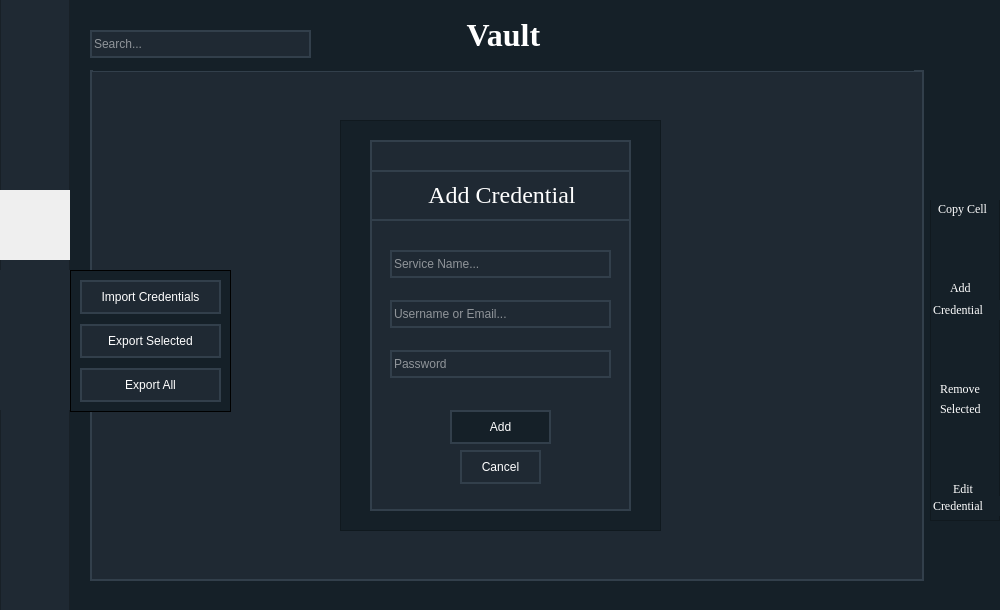
<?xml version="1.0" encoding="UTF-8"?>
<ui version="4.0">
 <class>Form</class>
 <widget class="QWidget" name="Form">
  <property name="geometry">
   <rect>
    <x>0</x>
    <y>0</y>
    <width>1000</width>
    <height>610</height>
   </rect>
  </property>
  <property name="sizePolicy">
   <sizepolicy hsizetype="Fixed" vsizetype="Fixed">
    <horstretch>0</horstretch>
    <verstretch>0</verstretch>
   </sizepolicy>
  </property>
  <property name="windowTitle">
   <string>Form</string>
  </property>
  <property name="styleSheet">
   <string notr="true">background: #152028;

</string>
  </property>
  <widget class="QFrame" name="frame">
   <property name="geometry">
    <rect>
     <x>0</x>
     <y>-20</y>
     <width>70</width>
     <height>780</height>
    </rect>
   </property>
   <property name="styleSheet">
    <string notr="true">background: #1F2933;</string>
   </property>
   <property name="frameShape">
    <enum>QFrame::StyledPanel</enum>
   </property>
   <property name="frameShadow">
    <enum>QFrame::Raised</enum>
   </property>
   <widget class="QPushButton" name="VaultButton">
    <property name="geometry">
     <rect>
      <x>-10</x>
      <y>210</y>
      <width>91</width>
      <height>70</height>
     </rect>
    </property>
    <property name="styleSheet">
     <string notr="true">background: #EFEFEF;
border: none;</string>
    </property>
    <property name="text">
     <string/>
    </property>
    <property name="icon">
     <iconset resource="files.qrc">
      <normaloff>:/Images/SideBar/vault.png</normaloff>:/Images/SideBar/vault.png</iconset>
    </property>
    <property name="iconSize">
     <size>
      <width>50</width>
      <height>50</height>
     </size>
    </property>
   </widget>
   <widget class="QPushButton" name="SettingsButton">
    <property name="geometry">
     <rect>
      <x>0</x>
      <y>360</y>
      <width>71</width>
      <height>70</height>
     </rect>
    </property>
    <property name="styleSheet">
     <string notr="true">
QPushButton#SettingsButton {
	background: #1F2933;
	border: none;
}
QPushButton#SettingsButton:hover {
	background:  #152028;;
	border: none;
}

QPushButton#SettingsButton:pressed {
	border: none;
	background: white;
}</string>
    </property>
    <property name="text">
     <string/>
    </property>
    <property name="icon">
     <iconset resource="files.qrc">
      <normaloff>:/Images/SideBar/settings.png</normaloff>:/Images/SideBar/settings.png</iconset>
    </property>
    <property name="iconSize">
     <size>
      <width>58</width>
      <height>58</height>
     </size>
    </property>
   </widget>
   <widget class="QPushButton" name="ImportExportOptionsButton">
    <property name="geometry">
     <rect>
      <x>0</x>
      <y>290</y>
      <width>81</width>
      <height>70</height>
     </rect>
    </property>
    <property name="styleSheet">
     <string notr="true">QPushButton#ImportExportOptionsButton {
	background: #1F2933;
	border: none;
}
QPushButton#ImportExportOptionsButton:hover {
	background:  #152028;;
	border: none;
}

QPushButton#ImportExportOptionsButton:pressed {
	border: none;
	background: white;
}</string>
    </property>
    <property name="text">
     <string/>
    </property>
    <property name="icon">
     <iconset resource="files.qrc">
      <normaloff>:/Images/SideBar/export.png</normaloff>:/Images/SideBar/export.png</iconset>
    </property>
    <property name="iconSize">
     <size>
      <width>40</width>
      <height>40</height>
     </size>
    </property>
   </widget>
  </widget>
  <widget class="QTableWidget" name="CredentialTable">
   <property name="geometry">
    <rect>
     <x>90</x>
     <y>70</y>
     <width>834</width>
     <height>511</height>
    </rect>
   </property>
   <property name="maximumSize">
    <size>
     <width>834</width>
     <height>511</height>
    </size>
   </property>
   <property name="font">
    <font>
     <family>Arial</family>
    </font>
   </property>
   <property name="autoFillBackground">
    <bool>true</bool>
   </property>
   <property name="styleSheet">
    <string notr="true">

QTableWidget {
	background: #1F2933;
border: 2px solid #323F4B;
color: white;
}

horizontalHeader {
	background: #1F2933;
	border: 2px solid #323F4B;
	color: white;
}</string>
   </property>
   <attribute name="horizontalHeaderDefaultSectionSize">
    <number>77</number>
   </attribute>
   <attribute name="verticalHeaderVisible">
    <bool>true</bool>
   </attribute>
  </widget>
  <widget class="QLineEdit" name="SearchBar">
   <property name="geometry">
    <rect>
     <x>90</x>
     <y>30</y>
     <width>221</width>
     <height>28</height>
    </rect>
   </property>
   <property name="styleSheet">
    <string notr="true">border: 2px solid #323F4B;
background: #1F2933;
color: white;</string>
   </property>
   <property name="text">
    <string/>
   </property>
   <property name="placeholderText">
    <string>Search...</string>
   </property>
  </widget>
  <widget class="QFrame" name="frame_2">
   <property name="geometry">
    <rect>
     <x>930</x>
     <y>130</y>
     <width>70</width>
     <height>391</height>
    </rect>
   </property>
   <property name="styleSheet">
    <string notr="true">background: #152028;
color: white;</string>
   </property>
   <property name="frameShape">
    <enum>QFrame::StyledPanel</enum>
   </property>
   <property name="frameShadow">
    <enum>QFrame::Raised</enum>
   </property>
   <widget class="QPushButton" name="CopyButton">
    <property name="geometry">
     <rect>
      <x>0</x>
      <y>0</y>
      <width>71</width>
      <height>70</height>
     </rect>
    </property>
    <property name="styleSheet">
     <string notr="true">
border: none;</string>
    </property>
    <property name="text">
     <string/>
    </property>
    <property name="icon">
     <iconset resource="files.qrc">
      <normaloff>:/Images/CredentialMenu/copy.png</normaloff>
      <normalon>:/Images/copy.png</normalon>:/Images/CredentialMenu/copy.png</iconset>
    </property>
    <property name="iconSize">
     <size>
      <width>50</width>
      <height>50</height>
     </size>
    </property>
   </widget>
   <widget class="QLabel" name="label">
    <property name="geometry">
     <rect>
      <x>8</x>
      <y>70</y>
      <width>61</width>
      <height>17</height>
     </rect>
    </property>
    <property name="font">
     <font>
      <family>Times New Roman</family>
     </font>
    </property>
    <property name="text">
     <string>Copy Cell</string>
    </property>
   </widget>
   <widget class="QPushButton" name="AddButton">
    <property name="geometry">
     <rect>
      <x>12</x>
      <y>90</y>
      <width>40</width>
      <height>70</height>
     </rect>
    </property>
    <property name="styleSheet">
     <string notr="true">
border: none;
</string>
    </property>
    <property name="text">
     <string/>
    </property>
    <property name="icon">
     <iconset resource="files.qrc">
      <normaloff>:/Images/CredentialMenu/add.png</normaloff>:/Images/CredentialMenu/add.png</iconset>
    </property>
    <property name="iconSize">
     <size>
      <width>54</width>
      <height>54</height>
     </size>
    </property>
   </widget>
   <widget class="QLabel" name="label_2">
    <property name="geometry">
     <rect>
      <x>20</x>
      <y>150</y>
      <width>31</width>
      <height>16</height>
     </rect>
    </property>
    <property name="font">
     <font>
      <family>Times New Roman</family>
     </font>
    </property>
    <property name="text">
     <string>Add</string>
    </property>
   </widget>
   <widget class="QLabel" name="label_3">
    <property name="geometry">
     <rect>
      <x>3</x>
      <y>170</y>
      <width>71</width>
      <height>20</height>
     </rect>
    </property>
    <property name="font">
     <font>
      <family>Times New Roman</family>
     </font>
    </property>
    <property name="text">
     <string>Credential</string>
    </property>
   </widget>
   <widget class="QPushButton" name="RemoveButton">
    <property name="geometry">
     <rect>
      <x>8</x>
      <y>190</y>
      <width>51</width>
      <height>70</height>
     </rect>
    </property>
    <property name="styleSheet">
     <string notr="true">
border: none;</string>
    </property>
    <property name="text">
     <string/>
    </property>
    <property name="icon">
     <iconset resource="files.qrc">
      <normaloff>:/Images/CredentialMenu/remove.png</normaloff>:/Images/CredentialMenu/remove.png</iconset>
    </property>
    <property name="iconSize">
     <size>
      <width>44</width>
      <height>44</height>
     </size>
    </property>
   </widget>
   <widget class="QLabel" name="label_4">
    <property name="geometry">
     <rect>
      <x>10</x>
      <y>250</y>
      <width>51</width>
      <height>17</height>
     </rect>
    </property>
    <property name="font">
     <font>
      <family>Times New Roman</family>
     </font>
    </property>
    <property name="text">
     <string>Remove</string>
    </property>
   </widget>
   <widget class="QLabel" name="label_5">
    <property name="geometry">
     <rect>
      <x>10</x>
      <y>270</y>
      <width>51</width>
      <height>17</height>
     </rect>
    </property>
    <property name="font">
     <font>
      <family>Times New Roman</family>
     </font>
    </property>
    <property name="text">
     <string>Selected</string>
    </property>
   </widget>
   <widget class="QPushButton" name="EditButton">
    <property name="geometry">
     <rect>
      <x>14</x>
      <y>298</y>
      <width>51</width>
      <height>51</height>
     </rect>
    </property>
    <property name="styleSheet">
     <string notr="true">
border: none;</string>
    </property>
    <property name="text">
     <string/>
    </property>
    <property name="icon">
     <iconset resource="files.qrc">
      <normaloff>:/Images/CredentialMenu/edit.png</normaloff>:/Images/CredentialMenu/edit.png</iconset>
    </property>
    <property name="iconSize">
     <size>
      <width>44</width>
      <height>44</height>
     </size>
    </property>
   </widget>
   <widget class="QLabel" name="label_6">
    <property name="geometry">
     <rect>
      <x>23</x>
      <y>350</y>
      <width>31</width>
      <height>17</height>
     </rect>
    </property>
    <property name="font">
     <font>
      <family>Times New Roman</family>
     </font>
    </property>
    <property name="text">
     <string>Edit</string>
    </property>
   </widget>
   <widget class="QLabel" name="label_7">
    <property name="geometry">
     <rect>
      <x>3</x>
      <y>366</y>
      <width>71</width>
      <height>20</height>
     </rect>
    </property>
    <property name="font">
     <font>
      <family>Times New Roman</family>
     </font>
    </property>
    <property name="text">
     <string>Credential</string>
    </property>
   </widget>
  </widget>
  <widget class="QLabel" name="label_8">
   <property name="geometry">
    <rect>
     <x>93</x>
     <y>0</y>
     <width>821</width>
     <height>71</height>
    </rect>
   </property>
   <property name="font">
    <font>
     <family>Times New Roman</family>
    </font>
   </property>
   <property name="styleSheet">
    <string notr="true">color: rgb(255, 255, 255);</string>
   </property>
   <property name="text">
    <string>&lt;html&gt;&lt;head/&gt;&lt;body&gt;&lt;p align=&quot;center&quot;&gt;&lt;span style=&quot; font-size:24pt; font-weight:600;&quot;&gt;Vault&lt;/span&gt;&lt;/p&gt;&lt;/body&gt;&lt;/html&gt;</string>
   </property>
  </widget>
  <widget class="QFrame" name="AddCredentialFrame">
   <property name="enabled">
    <bool>true</bool>
   </property>
   <property name="geometry">
    <rect>
     <x>340</x>
     <y>120</y>
     <width>321</width>
     <height>411</height>
    </rect>
   </property>
   <property name="font">
    <font>
     <family>Calibri</family>
    </font>
   </property>
   <property name="autoFillBackground">
    <bool>true</bool>
   </property>
   <property name="styleSheet">
    <string notr="true">background: #152028;
</string>
   </property>
   <property name="frameShape">
    <enum>QFrame::StyledPanel</enum>
   </property>
   <property name="frameShadow">
    <enum>QFrame::Raised</enum>
   </property>
   <widget class="QFrame" name="frame_3">
    <property name="geometry">
     <rect>
      <x>30</x>
      <y>20</y>
      <width>261</width>
      <height>371</height>
     </rect>
    </property>
    <property name="styleSheet">
     <string notr="true">background: #1F2933;
border: 2px solid #323F4B;
color: white;</string>
    </property>
    <property name="frameShape">
     <enum>QFrame::StyledPanel</enum>
    </property>
    <property name="frameShadow">
     <enum>QFrame::Raised</enum>
    </property>
    <widget class="QLabel" name="AddLabel">
     <property name="geometry">
      <rect>
       <x>0</x>
       <y>30</y>
       <width>261</width>
       <height>51</height>
      </rect>
     </property>
     <property name="font">
      <font>
       <family>Times New Roman</family>
      </font>
     </property>
     <property name="styleSheet">
      <string notr="true">color: white;</string>
     </property>
     <property name="text">
      <string>&lt;html&gt;&lt;head/&gt;&lt;body&gt;&lt;p align=&quot;center&quot;&gt;&lt;span style=&quot; font-size:18pt;&quot;&gt;Add Credential&lt;/span&gt;&lt;/p&gt;&lt;/body&gt;&lt;/html&gt;</string>
     </property>
    </widget>
    <widget class="QLineEdit" name="AddService">
     <property name="geometry">
      <rect>
       <x>20</x>
       <y>110</y>
       <width>221</width>
       <height>28</height>
      </rect>
     </property>
     <property name="styleSheet">
      <string notr="true">border: 2px solid #323F4B;
background: #1F2933;</string>
     </property>
     <property name="text">
      <string/>
     </property>
     <property name="placeholderText">
      <string>Service Name...</string>
     </property>
    </widget>
    <widget class="QLineEdit" name="AddUsername">
     <property name="geometry">
      <rect>
       <x>20</x>
       <y>160</y>
       <width>221</width>
       <height>28</height>
      </rect>
     </property>
     <property name="styleSheet">
      <string notr="true">border: 2px solid #323F4B;
background: #1F2933;</string>
     </property>
     <property name="text">
      <string/>
     </property>
     <property name="placeholderText">
      <string>Username or Email...</string>
     </property>
    </widget>
    <widget class="QLineEdit" name="AddPassword">
     <property name="geometry">
      <rect>
       <x>20</x>
       <y>210</y>
       <width>221</width>
       <height>28</height>
      </rect>
     </property>
     <property name="styleSheet">
      <string notr="true">border: 2px solid #323F4B;
background: #1F2933;</string>
     </property>
     <property name="text">
      <string/>
     </property>
     <property name="placeholderText">
      <string>Password</string>
     </property>
    </widget>
    <widget class="QPushButton" name="AddCredentialButton">
     <property name="geometry">
      <rect>
       <x>80</x>
       <y>270</y>
       <width>101</width>
       <height>34</height>
      </rect>
     </property>
     <property name="styleSheet">
      <string notr="true">background: #152028;
</string>
     </property>
     <property name="text">
      <string>Add</string>
     </property>
    </widget>
    <widget class="QPushButton" name="pushButton">
     <property name="geometry">
      <rect>
       <x>90</x>
       <y>310</y>
       <width>81</width>
       <height>34</height>
      </rect>
     </property>
     <property name="text">
      <string>Cancel</string>
     </property>
    </widget>
   </widget>
  </widget>
  <widget class="QFrame" name="ImportExportFrame">
   <property name="geometry">
    <rect>
     <x>70</x>
     <y>270</y>
     <width>161</width>
     <height>142</height>
    </rect>
   </property>
   <property name="styleSheet">
    <string notr="true">border: 1px solid Black;
background: #152028;</string>
   </property>
   <property name="frameShape">
    <enum>QFrame::StyledPanel</enum>
   </property>
   <property name="frameShadow">
    <enum>QFrame::Raised</enum>
   </property>
   <widget class="QPushButton" name="ImportButton">
    <property name="geometry">
     <rect>
      <x>10</x>
      <y>10</y>
      <width>141</width>
      <height>34</height>
     </rect>
    </property>
    <property name="styleSheet">
     <string notr="true">background: #1F2933;
border: 2px solid #323F4B;
color: white;</string>
    </property>
    <property name="text">
     <string>Import Credentials</string>
    </property>
   </widget>
   <widget class="QPushButton" name="ExportSelectedButton">
    <property name="geometry">
     <rect>
      <x>10</x>
      <y>54</y>
      <width>141</width>
      <height>34</height>
     </rect>
    </property>
    <property name="styleSheet">
     <string notr="true">background: #1F2933;
border: 2px solid #323F4B;
color: white;</string>
    </property>
    <property name="text">
     <string>Export Selected</string>
    </property>
   </widget>
   <widget class="QPushButton" name="ExportAllButton">
    <property name="geometry">
     <rect>
      <x>10</x>
      <y>98</y>
      <width>141</width>
      <height>34</height>
     </rect>
    </property>
    <property name="styleSheet">
     <string notr="true">background: #1F2933;
border: 2px solid #323F4B;
color: white;</string>
    </property>
    <property name="text">
     <string>Export All</string>
    </property>
   </widget>
  </widget>
  <zorder>CredentialTable</zorder>
  <zorder>label_8</zorder>
  <zorder>frame</zorder>
  <zorder>SearchBar</zorder>
  <zorder>frame_2</zorder>
  <zorder>AddCredentialFrame</zorder>
  <zorder>ImportExportFrame</zorder>
 </widget>
 <resources>
  <include location="files.qrc"/>
 </resources>
 <connections/>
</ui>
